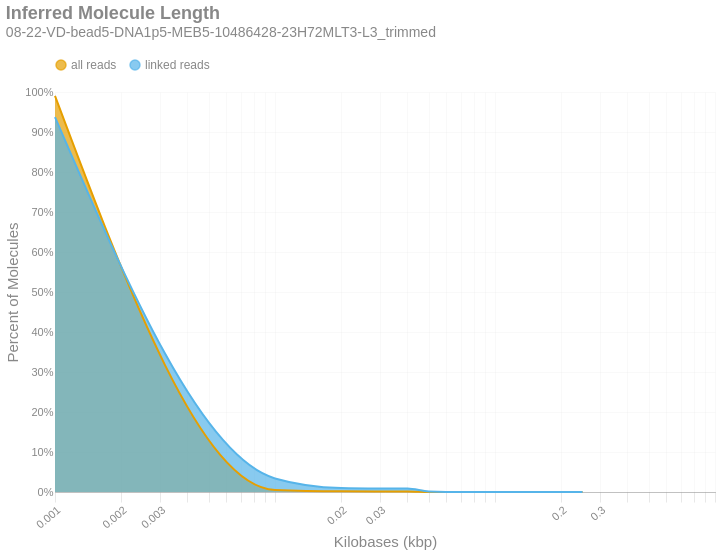

This figure's notebook cell:
### Markdown cell above
### Inferred Molecule Length
This is the frequency distribution of molecule lengths inferred from the first and last alignment positions along a contig for all alignments associated with a single linked-read barcode on a given contig.There are two distributions: one with `all` the alignments (yellow) and another with only `linked reads` (blue). The percent of molecules in the `linked reads` distribution is relative to the total number of linked molecules.

### Code cell
if SKIPLR:
    print_html(f"Skipped")
else:
    binned_df = consolidated_hist(valids['length_inferred']/1000, mask, 10, True)
    binned_df['bin'] = binned_df['bin'].cat.rename_categories({'0': '1'})
    with SafeRender(binned_df):
        (
            density_plot(binned_df, 'Inferred Molecule Length', samplename, 'inferredlen')
            .transform_calculate(bin_kb='datum.bin / 1000')
            .encode(
                x=alt.X('bin_kb:Q', title="Kilobases (kbp)").scale(type='log').axis(labelAngle=-40),
                y=alt.Y('value:Q', title='Percent of Molecules')
                    .axis(format='%')
                    .stack(False),
                color=alt.Color("key:N").scale(domain = ["all reads", "linked reads"]),
                tooltip = [
                    alt.Tooltip("key:N", title = "Data Type"),
                    alt.Tooltip("range_label:N", title="Kilobases"),
                    alt.Tooltip("value:Q", format = ".2%", title="% Molecules")
                ]
            )
        ).display()

### Figure 1 — Vega-Lite specification as saved in the notebook (floating-point values rounded to 4 significant figures)
{"width": "container", "height": 400, "config": {"title": {"anchor": "start", "dy": -15, "fontSize": 18, "color": "#888888", "subtitleColor": "#888888", "subtitleFontSize": 14}, "arc": {"fill": "#0072B2"}, "axis": {"domainColor": "#888888", "domainWidth": 0.5, "gridWidth": 0.2, "grid": false, "titleFontWeight": 400, "titleFontSize": 15, "labelFontSize": 11, "labelColor": "#888888", "tickColor": "#888888", "tickWidth": 0.2, "titleColor": "#888888"}, "axisBand": {"grid": false}, "axisX": {"grid": true, "tickSize": 10, "domainCap": "round"}, "axisY": {"domain": false, "grid": true, "tickSize": 0, "domainCap": "round"}, "background": "transparent", "header": {"labelFontSize": 15, "labelColor": "#888888", "titleFontSize": 15, "titleFontWeight": 600, "titleColor": "#888888"}, "legend": {"labelFont": "sans-serif", "labelFontSize": 12, "labelColor": "#888888", "symbolSize": 100, "symbolType": "circle", "titleFontSize": 12, "titlePadding": 10, "titleColor": "#888888", "title": null, "orient": "top"}, "range": {"category": ["#E69F00", "#56B4E9", "#009E73", "#F0E442", "#0072B2", "#D55E00", "#CC79A7", "#000000"], "diverging": ["#cfe8f3", "#a2d4ec", "#73bfe2", "#46abdb", "#1696d2", "#12719e"]}, "area": {"fill": "#0072B2", "fillOpacity": 0.7, "line": true, "strokeOpacity": 0.7}, "line": {"color": "#0072B2", "stroke": "#0072B2", "strokeWidth": 2}, "trail": {"color": "#0072B2", "stroke": "#0072B2", "strokeWidth": 0, "size": 1}, "point": {"filled": true}, "text": {"color": "#888888", "fontSize": 11, "align": "right", "fontWeight": 400, "size": 11}, "bar": {"fill": "#0072B2", "stroke": null}, "view": {"stroke": null, "continuousWidth": 660, "continuousHeight": 400}}, "data": {"name": "data-1f5139e3119692574ea20a3a7dd016eb"}, "mark": {"type": "area", "interpolate": "monotone"}, "encoding": {"color": {"field": "key", "scale": {"domain": ["all reads", "linked reads"]}, "type": "nominal"}, "tooltip": [{"field": "key", "title": "Data Type", "type": "nominal"}, {"field": "range_label", "title": "Kilobases", "type": "nominal"}, {"field": "value", "format": ".2%", "title": "% Molecules", "type": "quantitative"}], "x": {"axis": {"labelAngle": -40}, "field": "bin_kb", "scale": {"type": "log"}, "title": "Kilobases (kbp)", "type": "quantitative"}, "y": {"axis": {"format": "%"}, "field": "value", "stack": false, "title": "Percent of Molecules", "type": "quantitative"}}, "params": [{"name": "param_c36ac31b6afebe62", "select": {"type": "point", "fields": ["key"]}, "bind": "legend"}], "title": {"text": "Inferred Molecule Length", "subtitle": "08-22-VD-bead5-DNA1p5-MEB5-10486428-23H72MLT3-L3_trimmed"}, "transform": [{"fold": ["all reads", "linked reads"]}, {"filter": {"param": "param_c36ac31b6afebe62"}}, {"calculate": "datum.bin / 1000", "as": "bin_kb"}], "usermeta": {"embedOptions": {"downloadFileName": "08-22-VD-bead5-DNA1p5-MEB5-10486428-23H72MLT3-L3_trimmed.inferredlen"}}, "$schema": "https://vega.github.io/schema/vega-lite/v6.4.1.json", "datasets": {"data-1f5139e3119692574ea20a3a7dd016eb": [{"bin": "1", "interval": "0-10", "all reads": 0.9904, "linked reads": 0.937, "range_label": "0-9"}, {"bin": "10", "interval": "10-20", "all reads": 0.005059, "linked reads": 0.03395, "range_label": "10-19"}, {"bin": "20", "interval": "20-30", "all reads": 0.001576, "linked reads": 0.009961, "range_label": "20-29"}, {"bin": "30", "interval": "30-40", "all reads": 0.001377, "linked reads": 0.008788, "range_label": "30-39"}, {"bin": "40", "interval": "40-50", "all reads": 0.001331, "linked reads": 0.008595, "range_label": "40-49"}, {"bin": "50", "interval": "50-60", "all reads": 0.000203, "linked reads": 0.001353, "range_label": "50-59"}, {"bin": "60", "interval": "60-70", "all reads": 2.77e-05, "linked reads": 0.0001731, "range_label": "60-69"}, {"bin": "70", "interval": "70-80", "all reads": 1.42e-05, "linked reads": 9.059e-05, "range_label": "70-79"}, {"bin": "80", "interval": "80-90", "all reads": 8.897e-06, "linked reads": 5.695e-05, "range_label": "80-89"}, {"bin": "90", "interval": "90-100", "all reads": 4.732e-06, "linked reads": 3.049e-05, "range_label": "90-99"}, {"bin": "100", "interval": "100-110", "all reads": 2.271e-06, "linked reads": 1.39e-05, "range_label": "100-109"}, {"bin": "110", "interval": "110-120", "all reads": 1.451e-06, "linked reads": 9.866e-06, "range_label": "110-119"}, {"bin": "120", "interval": "120-130", "all reads": 7.572e-07, "linked reads": 4.933e-06, "range_label": "120-129"}, {"bin": "130", "interval": "130-140", "all reads": 6.31e-07, "linked reads": 3.588e-06, "range_label": "130-139"}, {"bin": "140", "interval": "140-150", "all reads": 1.262e-07, "linked reads": 8.969e-07, "range_label": "140-149"}, {"bin": "150", "interval": "150-160", "all reads": 1.893e-07, "linked reads": 8.969e-07, "range_label": "150-159"}, {"bin": "160", "interval": "160-170", "all reads": 0.0, "linked reads": 0.0, "range_label": "160-169"}, {"bin": "170", "interval": "170-180", "all reads": 6.31e-08, "linked reads": 4.484e-07, "range_label": "170-179"}, {"bin": "180", "interval": "180-190", "all reads": 0.0, "linked reads": 0.0, "range_label": "180-189"}, {"bin": "190", "interval": "190-200", "all reads": 0.0, "linked reads": 0.0, "range_label": "190-199"}, {"bin": "200", "interval": "200-210", "all reads": 0.0, "linked reads": 0.0, "range_label": "200-209"}, {"bin": "210", "interval": "210-220", "all reads": 0.0, "linked reads": 0.0, "range_label": "210-219"}, {"bin": "220", "interval": "220-230", "all reads": 0.0, "linked reads": 0.0, "range_label": "220-229"}, {"bin": "230", "interval": "230-240", "all reads": 6.31e-08, "linked reads": 4.484e-07, "range_label": "230-239"}, {"bin": "240", "interval": "240-250", "all reads": 0.0, "linked reads": 0.0, "range_label": "240-249"}, {"bin": "250", "interval": "250-260", "all reads": 0.0, "linked reads": 0.0, "range_label": "250-259"}]}}
